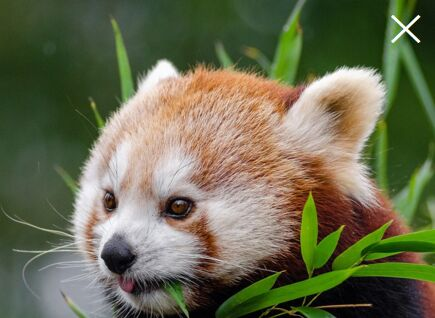
#> input picture image.jpg, 435 x 318 px, found by its file name
$ jupyter execute openHisto.ipynb   (shell and % lines are left out)
#> lines starting #> are read from the running program, lines starting #| are printed output that depends on the picture
[cell 1]
import cv2
import numpy as np
from matplotlib import pyplot as plt
img =cv2.imread("C:/Users/Acer/image.jpg")
#> img is the input picture: shape (318, 435, 3); mean B, G, R 80.7, 108.4, 106.7
nimg = cv2.cvtColor(img, cv2.COLOR_BGR2RGB)
plt.imshow(nimg)
plt.show()
img_gr = cv2.cvtColor(nimg, cv2.COLOR_BGR2GRAY)
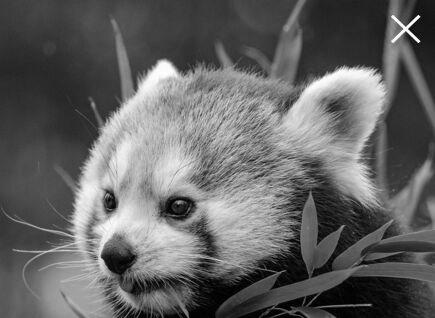
#> img_gr: shape (318, 435); min 0, max 255, mean 100
hist,bins = np.histogram(img_gr.flatten(),256,[0,256])
#> hist = 256 values, max 1708 at index 59, min 7 at index 255, mean 540.4; bins = 257 values from 0 to 256
h, w = img.shape[:2]
#> h = 318; w = 435
s = h*w
#> s = 138330
k = 0
q = 0.05
n = s*q
#> n = 6916.5
indB = 0
for i,v in enumerate(hist):
    k+=v
    if(k>=n):
        indB=i
        break
#> this loop made 22 passes
#> (v, k, indB) on pass 22: (299, 7181, 21)
#> (v, k) on passes 1 to 6: (53, 53), (250, 303), (280, 583), (382, 965), (432, 1397), (448, 1845)
#> after the loop, k = 7181
k = 0
indW = 0
for i, v in enumerate(reversed(hist)):
    k+=v
    if(k>=n):
        indW=i
        break
#> this loop made 51 passes
#> (v, k, indW) on pass 51: (291, 6990, 50)
#> (v, k) on passes 1 to 6: (7, 7), (19, 26), (24, 50), (56, 106), (71, 177), (88, 265)
#> after the loop, k = 6990
indW = len(hist)-indW
#> indW = 206
print(indB,indW)
#| 21 206
plt.plot(hist)
plt.show()
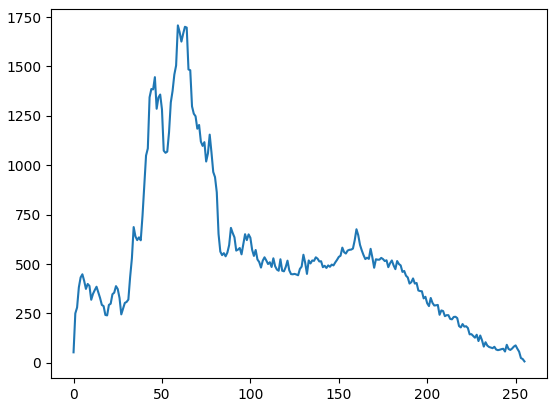
#> figure drawn by matplotlib, 1 panel; curve peaks at x = 59, y = 1708

[cell 2]
def fun(x):
    if x < indB:
        return 0
    if x >= indW:
        return 255
    return (x - indW) * 255 / (indW - indB) + 255

[cell 3]
newim = img_gr.copy()
for i in range(img_gr.shape[0]):
    for j in range(img_gr.shape[1]):
        newim[i,j] = fun(img_gr[i,j])
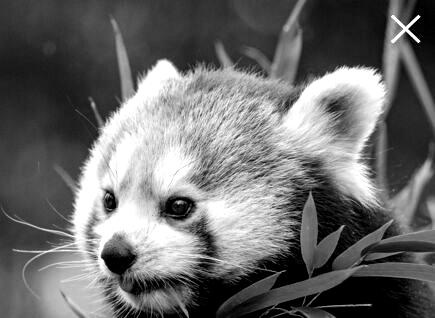
#> newim: shape (318, 435); min 0, max 255, mean 108.1

[cell 4]
hist = cv2.calcHist([newim],[0],None,[256],[0,256])
#> hist = 256 values, max 7181 at index 0, min 0 at index 3, mean 540.4
plt.plot(hist)
plt.show()
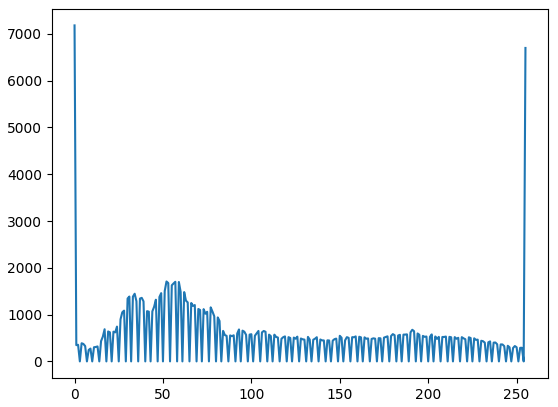
#> figure drawn by matplotlib, 1 panel; curve peaks at x = 0, y = 7181

$ run again, with te.jpg copied over image.jpg
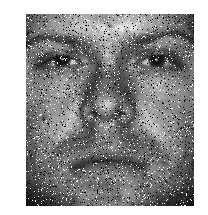
#> input picture te.jpg, 208 x 215 px, found by its file name
#> img is the input picture: shape (215, 208, 3); min 0, max 255, mean 154.3
#> `hist,bins = np.histogram(img_gr.flatten(),256,[0,256])`: hist = 256 values, max 11201 at index 255, min 2 at index 220, mean 174.7; bins = 257 values from 0 to 256
#> the loop `for i,v in enumerate(hist):` made 38 passes
#> (v, k, indB) on pass 38: (31, 2257, 37)
#> after the loop `for i,v in enumerate(hist):`: k = 2257
#> the loop `for i, v in enumerate(reversed(hist)):` made 1 pass
#> (v, k, indW) on pass 1: (11201, 11201, 0)
#> after the loop `for i, v in enumerate(reversed(hist)):`: k = 11201
#> `indW = len(hist)-indW`: indW = 256
#| 37 256
#> after the loop `for i in range(img_gr.shape[0]):`:
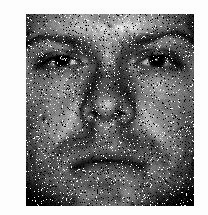
#> newim: shape (215, 208); min 0, max 253, mean 137.6
#> `hist = cv2.calcHist([newim],[0],None,[256],[0,256])`: hist = 256 values, max 11201 at index 253, min 0 at index 7, mean 174.7
#> `plt.show()`:
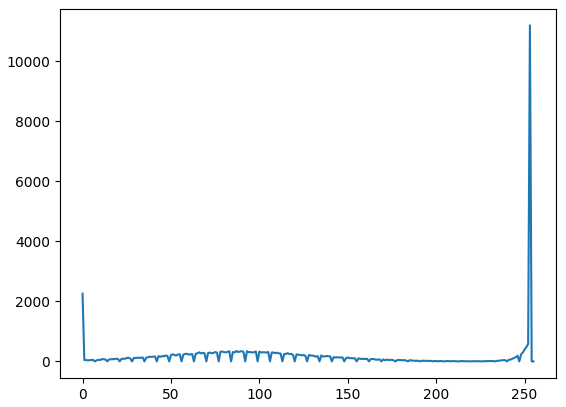
#> figure drawn by matplotlib, 1 panel; curve peaks at x = 253, y = 11201
